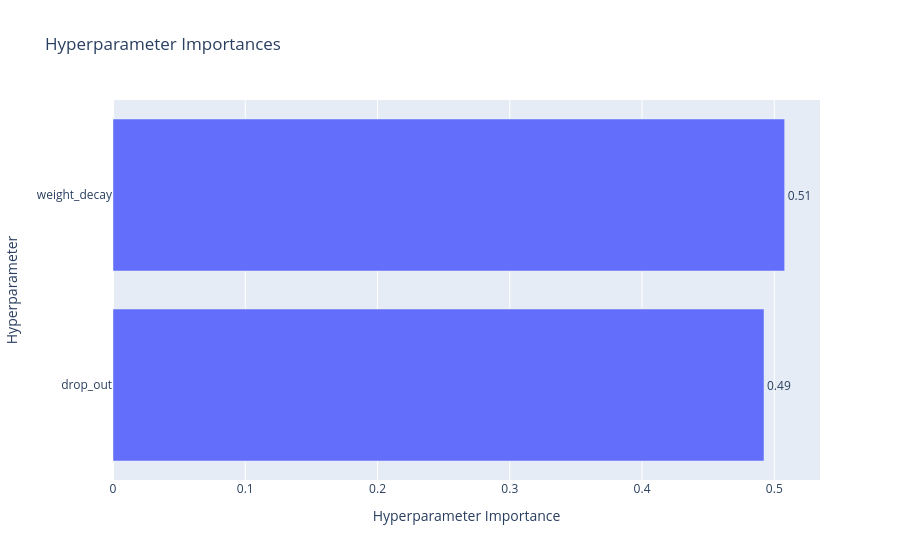

Write notebook code for a chart like this one.
### Code cell
optuna.visualization.plot_param_importances(study)

### Figure 1 — Plotly figure (JSON) as saved in the notebook; plotly's stock layout.template omitted (floating-point values rounded to 4 significant figures)
{"data": [{"cliponaxis": false, "hovertemplate": ["drop_out (FloatDistribution): 0.49219000166355775<extra></extra>", "weight_decay (FloatDistribution): 0.5078099983364422<extra></extra>"], "name": "Objective Value", "orientation": "h", "text": ["0.49", "0.51"], "textposition": "outside", "type": "bar", "x": [0.4922, 0.5078], "y": ["drop_out", "weight_decay"]}], "layout": {"title": {"text": "Hyperparameter Importances"}, "xaxis": {"title": {"text": "Hyperparameter Importance"}}, "yaxis": {"title": {"text": "Hyperparameter"}}}}
